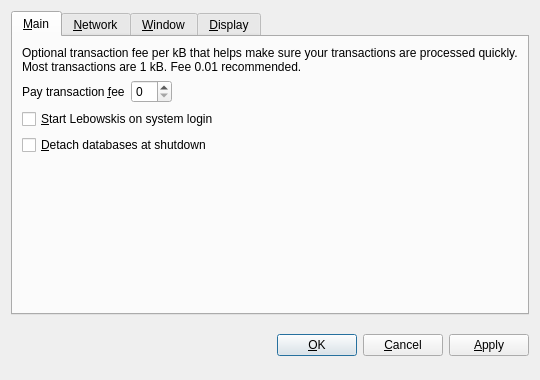
<?xml version="1.0" encoding="UTF-8"?>
<ui version="4.0">
 <class>OptionsDialog</class>
 <widget class="QDialog" name="OptionsDialog">
  <property name="geometry">
   <rect>
    <x>0</x>
    <y>0</y>
    <width>540</width>
    <height>380</height>
   </rect>
  </property>
  <property name="windowTitle">
   <string>Options</string>
  </property>
  <property name="modal">
   <bool>true</bool>
  </property>
  <layout class="QVBoxLayout" name="verticalLayout">
   <item>
    <widget class="QTabWidget" name="tabWidget">
     <property name="tabPosition">
      <enum>QTabWidget::North</enum>
     </property>
     <property name="currentIndex">
      <number>0</number>
     </property>
     <widget class="QWidget" name="tabMain">
      <attribute name="title">
       <string>&amp;Main</string>
      </attribute>
      <layout class="QVBoxLayout" name="verticalLayout_Main">
       <item>
        <widget class="QLabel" name="transactionFeeInfoLabel">
         <property name="text">
          <string>Optional transaction fee per kB that helps make sure your transactions are processed quickly. Most transactions are 1 kB. Fee 0.01 recommended.</string>
         </property>
         <property name="textFormat">
          <enum>Qt::PlainText</enum>
         </property>
         <property name="wordWrap">
          <bool>true</bool>
         </property>
        </widget>
       </item>
       <item>
        <layout class="QHBoxLayout" name="horizontalLayout_Main">
         <item>
          <widget class="QLabel" name="transactionFeeLabel">
           <property name="text">
            <string>Pay transaction &amp;fee</string>
           </property>
           <property name="textFormat">
            <enum>Qt::PlainText</enum>
           </property>
           <property name="buddy">
            <cstring>transactionFee</cstring>
           </property>
          </widget>
         </item>
         <item>
          <widget class="BitcoinAmountField" name="transactionFee"/>
         </item>
         <item>
          <spacer name="horizontalSpacer_Main">
           <property name="orientation">
            <enum>Qt::Horizontal</enum>
           </property>
           <property name="sizeHint" stdset="0">
            <size>
             <width>40</width>
             <height>20</height>
            </size>
           </property>
          </spacer>
         </item>
        </layout>
       </item>
       <item>
        <widget class="QCheckBox" name="bitcoinAtStartup">
         <property name="toolTip">
          <string>Automatically start Lebowskis after logging in to the system.</string>
         </property>
         <property name="text">
          <string>&amp;Start Lebowskis on system login</string>
         </property>
        </widget>
       </item>
       <item>
        <widget class="QCheckBox" name="detachDatabases">
         <property name="toolTip">
          <string>Detach block and address databases at shutdown. This means they can be moved to another data directory, but it slows down shutdown. The wallet is always detached.</string>
         </property>
         <property name="text">
          <string>&amp;Detach databases at shutdown</string>
         </property>
        </widget>
       </item>
       <item>
        <spacer name="verticalSpacer_Main">
         <property name="orientation">
          <enum>Qt::Vertical</enum>
         </property>
         <property name="sizeHint" stdset="0">
          <size>
           <width>20</width>
           <height>40</height>
          </size>
         </property>
        </spacer>
       </item>
      </layout>
     </widget>
     <widget class="QWidget" name="tabNetwork">
      <attribute name="title">
       <string>&amp;Network</string>
      </attribute>
      <layout class="QVBoxLayout" name="verticalLayout_Network">
       <item>
        <widget class="QCheckBox" name="mapPortUpnp">
         <property name="toolTip">
          <string>Automatically open the Lebowskis client port on the router. This only works when your router supports UPnP and it is enabled.</string>
         </property>
         <property name="text">
          <string>Map port using &amp;UPnP</string>
         </property>
        </widget>
       </item>
       <item>
        <widget class="QCheckBox" name="connectSocks">
         <property name="toolTip">
          <string>Connect to the Lebowskis network through a SOCKS proxy (e.g. when connecting through Tor).</string>
         </property>
         <property name="text">
          <string>&amp;Connect through SOCKS proxy:</string>
         </property>
        </widget>
       </item>
       <item>
        <layout class="QHBoxLayout" name="horizontalLayout_Network">
         <item>
          <widget class="QLabel" name="proxyIpLabel">
           <property name="text">
            <string>Proxy &amp;IP:</string>
           </property>
           <property name="textFormat">
            <enum>Qt::PlainText</enum>
           </property>
           <property name="buddy">
            <cstring>proxyIp</cstring>
           </property>
          </widget>
         </item>
         <item>
          <widget class="QValidatedLineEdit" name="proxyIp">
           <property name="maximumSize">
            <size>
             <width>140</width>
             <height>16777215</height>
            </size>
           </property>
           <property name="toolTip">
            <string>IP address of the proxy (e.g. 127.0.0.1)</string>
           </property>
          </widget>
         </item>
         <item>
          <widget class="QLabel" name="proxyPortLabel">
           <property name="text">
            <string>&amp;Port:</string>
           </property>
           <property name="textFormat">
            <enum>Qt::PlainText</enum>
           </property>
           <property name="buddy">
            <cstring>proxyPort</cstring>
           </property>
          </widget>
         </item>
         <item>
          <widget class="QLineEdit" name="proxyPort">
           <property name="maximumSize">
            <size>
             <width>55</width>
             <height>16777215</height>
            </size>
           </property>
           <property name="toolTip">
            <string>Port of the proxy (e.g. 9050)</string>
           </property>
          </widget>
         </item>
         <item>
          <widget class="QLabel" name="socksVersionLabel">
           <property name="text">
            <string>SOCKS &amp;Version:</string>
           </property>
           <property name="textFormat">
            <enum>Qt::PlainText</enum>
           </property>
           <property name="buddy">
            <cstring>socksVersion</cstring>
           </property>
          </widget>
         </item>
         <item>
          <widget class="QValueComboBox" name="socksVersion">
           <property name="toolTip">
            <string>SOCKS version of the proxy (e.g. 5)</string>
           </property>
          </widget>
         </item>
         <item>
          <spacer name="horizontalSpacer_Network">
           <property name="orientation">
            <enum>Qt::Horizontal</enum>
           </property>
           <property name="sizeHint" stdset="0">
            <size>
             <width>40</width>
             <height>20</height>
            </size>
           </property>
          </spacer>
         </item>
        </layout>
       </item>
       <item>
        <spacer name="verticalSpacer_Network">
         <property name="orientation">
          <enum>Qt::Vertical</enum>
         </property>
         <property name="sizeHint" stdset="0">
          <size>
           <width>20</width>
           <height>40</height>
          </size>
         </property>
        </spacer>
       </item>
      </layout>
     </widget>
     <widget class="QWidget" name="tabWindow">
      <attribute name="title">
       <string>&amp;Window</string>
      </attribute>
      <layout class="QVBoxLayout" name="verticalLayout_Window">
       <item>
        <widget class="QCheckBox" name="minimizeToTray">
         <property name="toolTip">
          <string>Show only a tray icon after minimizing the window.</string>
         </property>
         <property name="text">
          <string>&amp;Minimize to the tray instead of the taskbar</string>
         </property>
        </widget>
       </item>
       <item>
        <widget class="QCheckBox" name="minimizeOnClose">
         <property name="toolTip">
          <string>Minimize instead of exit the application when the window is closed. When this option is enabled, the application will be closed only after selecting Quit in the menu.</string>
         </property>
         <property name="text">
          <string>M&amp;inimize on close</string>
         </property>
        </widget>
       </item>
       <item>
        <spacer name="verticalSpacer_Window">
         <property name="orientation">
          <enum>Qt::Vertical</enum>
         </property>
         <property name="sizeHint" stdset="0">
          <size>
           <width>20</width>
           <height>40</height>
          </size>
         </property>
        </spacer>
       </item>
      </layout>
     </widget>
     <widget class="QWidget" name="tabDisplay">
      <attribute name="title">
       <string>&amp;Display</string>
      </attribute>
      <layout class="QVBoxLayout" name="verticalLayout_Display">
       <item>
        <layout class="QHBoxLayout" name="horizontalLayout_1_Display">
         <item>
          <widget class="QLabel" name="langLabel">
           <property name="text">
            <string>User Interface &amp;language:</string>
           </property>
           <property name="textFormat">
            <enum>Qt::PlainText</enum>
           </property>
           <property name="buddy">
            <cstring>lang</cstring>
           </property>
          </widget>
         </item>
         <item>
          <widget class="QValueComboBox" name="lang">
           <property name="toolTip">
            <string>The user interface language can be set here. This setting will take effect after restarting Lebowskis.</string>
           </property>
          </widget>
         </item>
        </layout>
       </item>
       <item>
        <layout class="QHBoxLayout" name="horizontalLayout_2_Display">
         <item>
          <widget class="QLabel" name="unitLabel">
           <property name="text">
            <string>&amp;Unit to show amounts in:</string>
           </property>
           <property name="textFormat">
            <enum>Qt::PlainText</enum>
           </property>
           <property name="buddy">
            <cstring>unit</cstring>
           </property>
          </widget>
         </item>
         <item>
          <widget class="QValueComboBox" name="unit">
           <property name="toolTip">
            <string>Choose the default subdivision unit to show in the interface and when sending coins.</string>
           </property>
          </widget>
         </item>
        </layout>
       </item>
       <item>
        <widget class="QCheckBox" name="displayAddresses">
         <property name="toolTip">
          <string>Whether to show Lebowskis addresses in the transaction list or not.</string>
         </property>
         <property name="text">
          <string>&amp;Display addresses in transaction list</string>
         </property>
        </widget>
       </item>
       <item>
        <spacer name="verticalSpacer_Display">
         <property name="orientation">
          <enum>Qt::Vertical</enum>
         </property>
         <property name="sizeHint" stdset="0">
          <size>
           <width>20</width>
           <height>40</height>
          </size>
         </property>
        </spacer>
       </item>
      </layout>
     </widget>
    </widget>
   </item>
   <item>
    <layout class="QHBoxLayout" name="horizontalLayout_Buttons">
     <item>
      <spacer name="horizontalSpacer_1">
       <property name="orientation">
        <enum>Qt::Horizontal</enum>
       </property>
       <property name="sizeHint" stdset="0">
        <size>
         <width>40</width>
         <height>48</height>
        </size>
       </property>
      </spacer>
     </item>
     <item>
      <widget class="QLabel" name="statusLabel">
       <property name="font">
        <font>
         <weight>75</weight>
         <bold>true</bold>
        </font>
       </property>
       <property name="text">
        <string/>
       </property>
       <property name="textFormat">
        <enum>Qt::PlainText</enum>
       </property>
       <property name="wordWrap">
        <bool>true</bool>
       </property>
      </widget>
     </item>
     <item>
      <spacer name="horizontalSpacer_2">
       <property name="orientation">
        <enum>Qt::Horizontal</enum>
       </property>
       <property name="sizeHint" stdset="0">
        <size>
         <width>40</width>
         <height>48</height>
        </size>
       </property>
      </spacer>
     </item>
     <item>
      <widget class="QPushButton" name="okButton">
       <property name="text">
        <string>&amp;OK</string>
       </property>
      </widget>
     </item>
     <item>
      <widget class="QPushButton" name="cancelButton">
       <property name="text">
        <string>&amp;Cancel</string>
       </property>
       <property name="autoDefault">
        <bool>false</bool>
       </property>
      </widget>
     </item>
     <item>
      <widget class="QPushButton" name="applyButton">
       <property name="text">
        <string>&amp;Apply</string>
       </property>
       <property name="autoDefault">
        <bool>false</bool>
       </property>
      </widget>
     </item>
    </layout>
   </item>
  </layout>
 </widget>
 <customwidgets>
  <customwidget>
   <class>BitcoinAmountField</class>
   <extends>QSpinBox</extends>
   <header>bitcoinamountfield.h</header>
  </customwidget>
  <customwidget>
   <class>QValueComboBox</class>
   <extends>QComboBox</extends>
   <header>qvaluecombobox.h</header>
  </customwidget>
  <customwidget>
   <class>QValidatedLineEdit</class>
   <extends>QLineEdit</extends>
   <header>qvalidatedlineedit.h</header>
  </customwidget>
 </customwidgets>
 <resources/>
 <connections/>
</ui>
